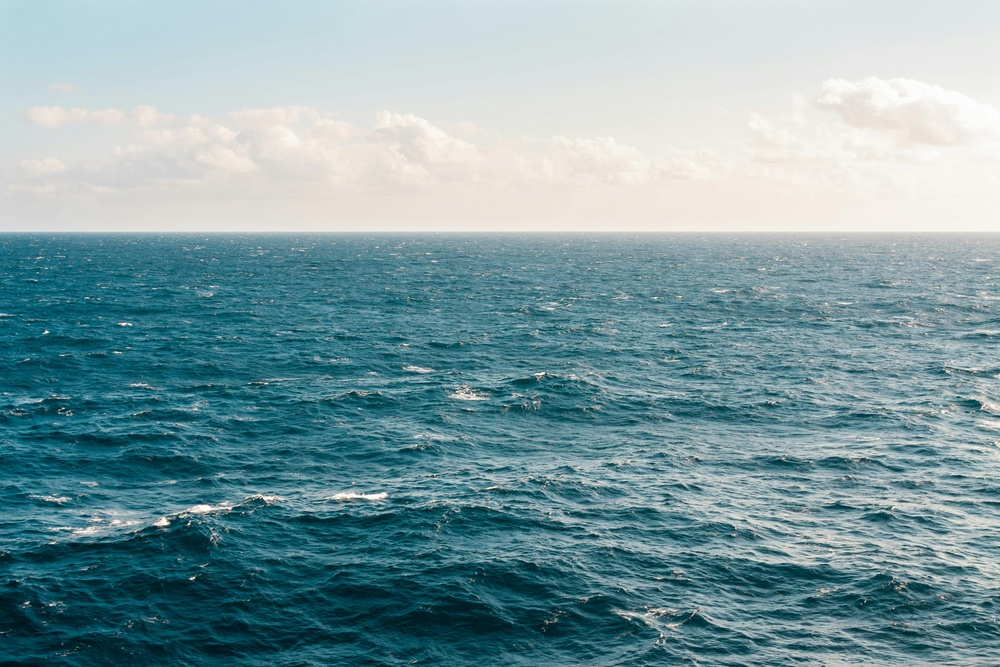
#> input picture HomeWork_02/Sea_03.jpg, 1000 x 667 px, shrunk from 3888 x 2592 before the run
$ python hw_02.py
#> lines starting #> are read from the running program, lines starting #| are printed output that depends on the picture
import cv2
import numpy as np
from matplotlib import pyplot as plt
plt.rcParams['figure.figsize'] = [15, 5]

# Load your image
img = cv2.imread('Sea_03.jpg')
#> img is the input picture: shape (667, 1000, 3); mean B, G, R 162.7, 157, 126.1
img = cv2.cvtColor(img, cv2.COLOR_BGR2RGB)

# Compute the mean values for all three color channels (red, green, blue)
mean_r = np.mean(img[:, :, 0])
#> mean_r = 126.1
mean_g = np.mean(img[:, :, 1])
#> mean_g = 157
mean_b = np.mean(img[:, :, 2])
#> mean_b = 162.7

# Compute the coefficients kr, kg, kb
# Note: there are 3 coefficients to compute but we only have 2 equations.
# Therefore, you have to make an assumption, fix the value of one of the
# coefficients and compute the remining two
# Hint: You can fix the coefficient of the brightest colour channel to 1.
if mean_r >= mean_g and mean_r >= mean_b:
    kr = 1.0
    kg = mean_g / mean_r
    kb = mean_r / mean_r
elif mean_g >= mean_r and mean_g >= mean_b:
    kr = mean_r / mean_g
    kg = 1.0
    kb = mean_b / mean_g
else:
    kr = mean_r / mean_b
#> kr = 0.775
    kg = mean_g / mean_b
#> kg = 0.965
    kb = 1.0

# Apply color balancing to generate the balanced image
balanced = np.zeros_like(img)
balanced[:, :, 0] = img[:, :, 0] * kr
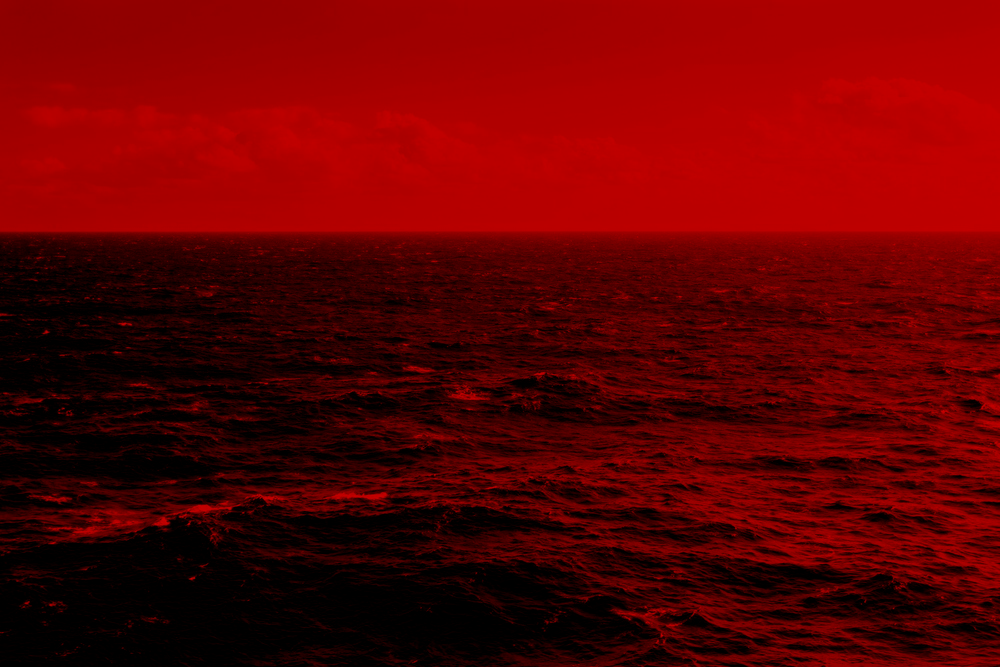
#> balanced: shape (667, 1000, 3); mean R, G, B 97.3, 0, 0
balanced[:, :, 1] = img[:, :, 1] * kg
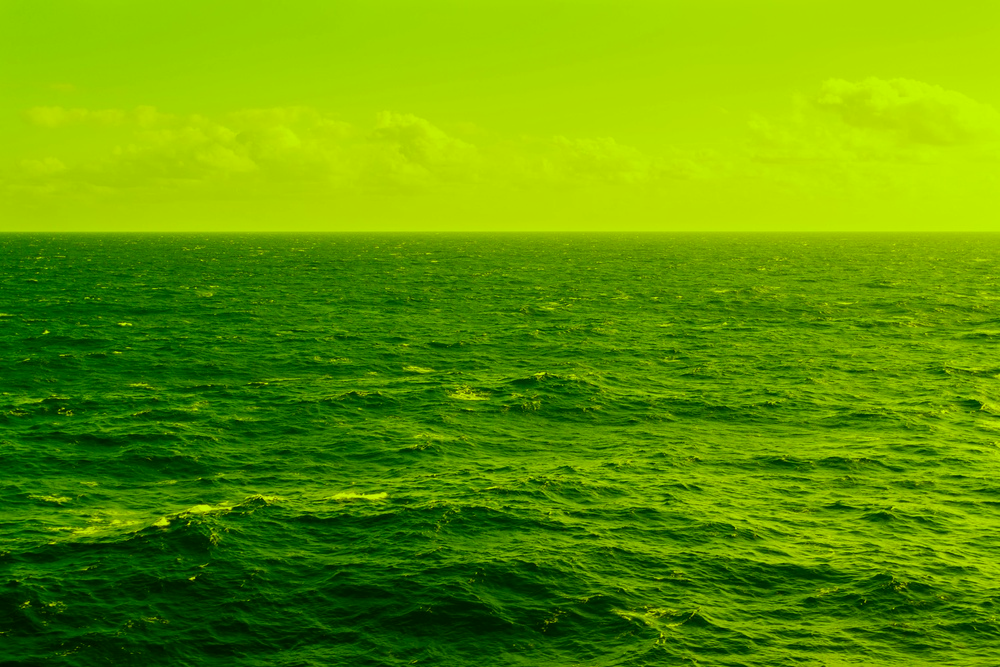
#> balanced: shape (667, 1000, 3); mean R, G, B 97.3, 151, 0
balanced[:, :, 2] = img[:, :, 2] * kb
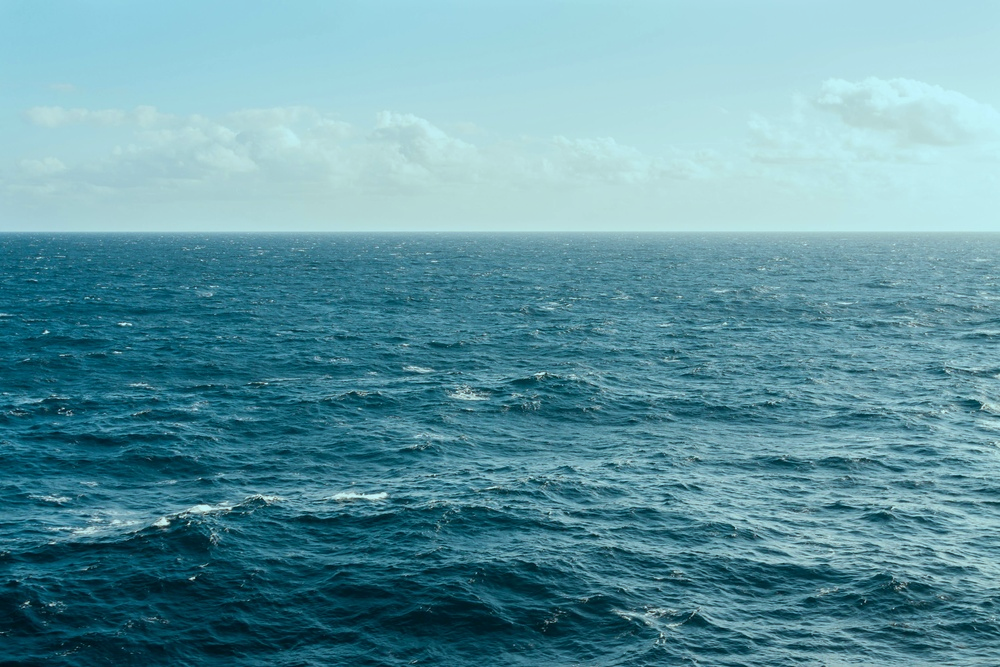
#> balanced: shape (667, 1000, 3); mean R, G, B 97.3, 151, 162.7

# Show the original and the balanced image side by side
plt.subplot(121), plt.imshow(img)
plt.subplot(122), plt.imshow(balanced)
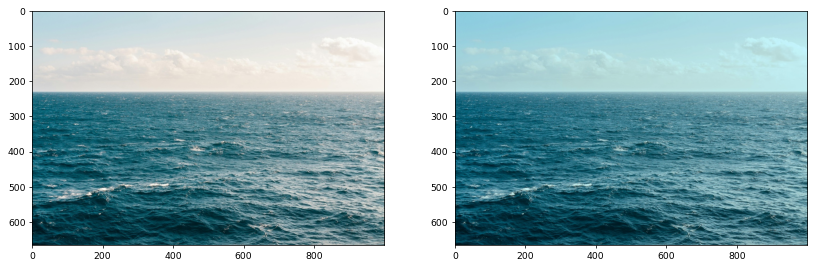
#> figure drawn by matplotlib, 2 panels

$ run again, with HomeWork_02/Sea_00.jpg copied over HomeWork_02/Sea_03.jpg
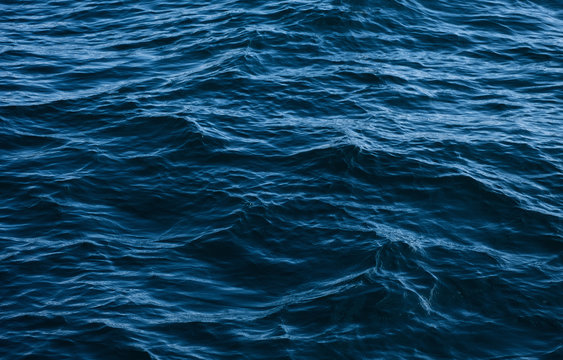
#> input picture HomeWork_02/Sea_00.jpg, 563 x 360 px
#> img is the input picture: shape (360, 563, 3); mean B, G, R 95.1, 65.4, 19.7
#> mean_r = 19.66
#> mean_g = 65.42
#> mean_b = 95.1
#> kr = 0.207
#> kg = 0.688
#> `balanced[:, :, 2] = img[:, :, 2] * kb`:
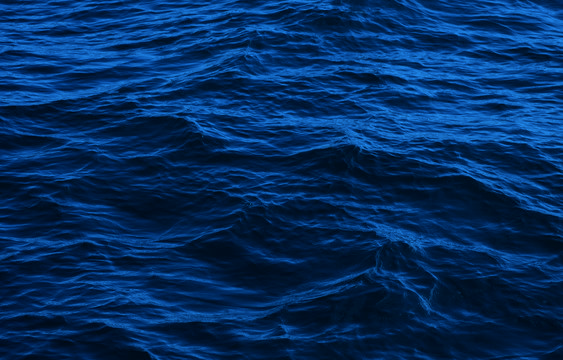
#> balanced: shape (360, 563, 3); mean R, G, B 3.7, 44.5, 95.1
#> `plt.subplot(122), plt.imshow(balanced)`:
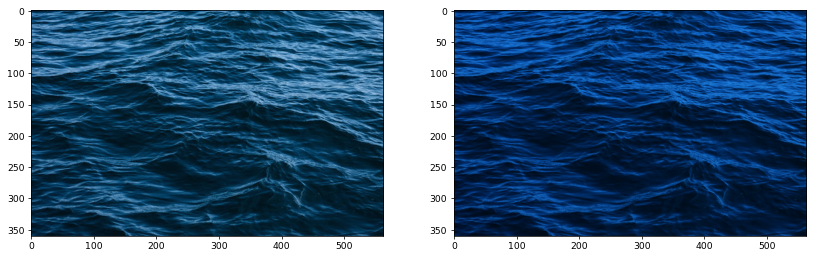
#> figure drawn by matplotlib, 2 panels

$ run again, with HomeWork_02/Sea_01.jpg copied over HomeWork_02/Sea_03.jpg
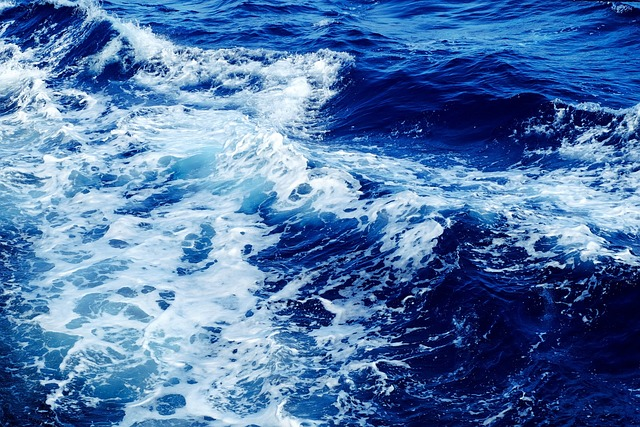
#> input picture HomeWork_02/Sea_01.jpg, 640 x 427 px
#> img is the input picture: shape (427, 640, 3); mean B, G, R 169, 119.2, 82.7
#> mean_r = 82.74
#> mean_g = 119.2
#> mean_b = 169
#> kr = 0.49
#> kg = 0.705
#> `balanced[:, :, 2] = img[:, :, 2] * kb`:
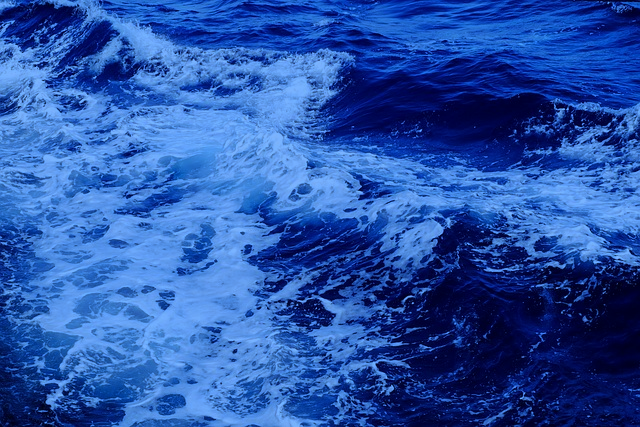
#> balanced: shape (427, 640, 3); mean R, G, B 40.1, 83.6, 169
#> `plt.subplot(122), plt.imshow(balanced)`:
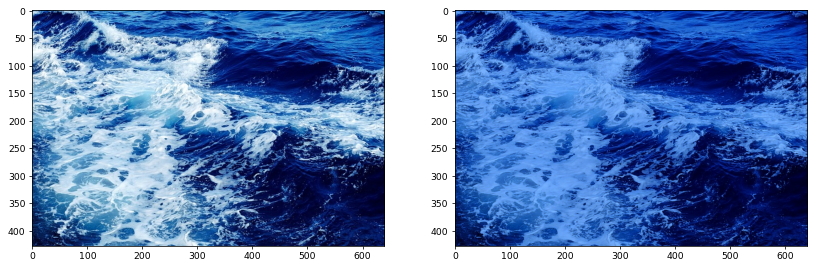
#> figure drawn by matplotlib, 2 panels

$ run again, with HomeWork_02/Sea_02.jpg copied over HomeWork_02/Sea_03.jpg
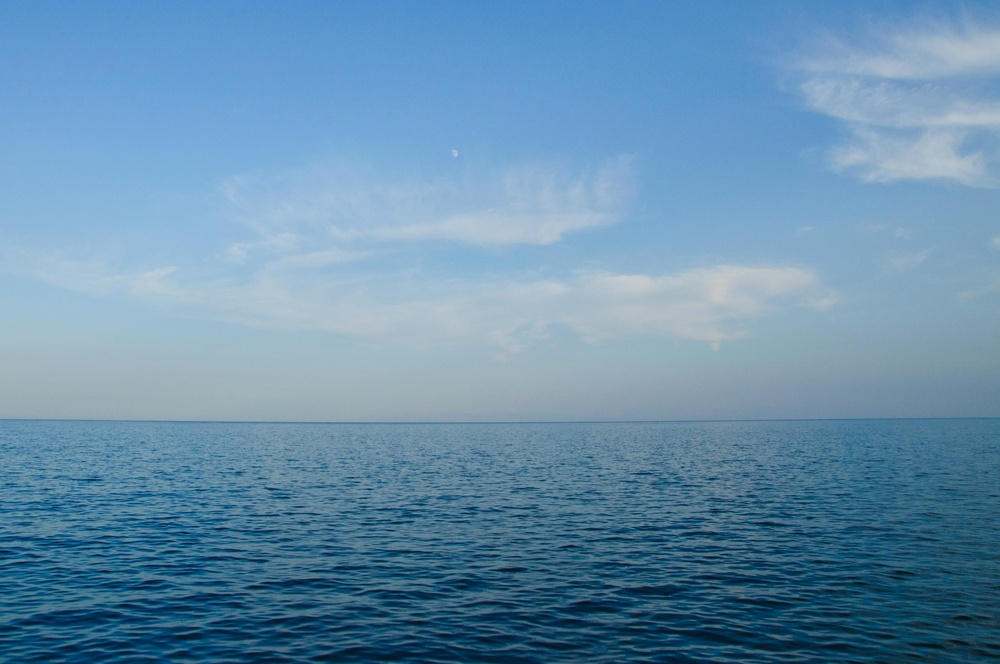
#> input picture HomeWork_02/Sea_02.jpg, 1000 x 664 px, shrunk from 3696 x 2455 before the run
#> img is the input picture: shape (664, 1000, 3); mean B, G, R 173, 143, 102
#> mean_r = 102
#> mean_g = 143
#> mean_b = 173
#> kr = 0.59
#> kg = 0.827
#> `balanced[:, :, 2] = img[:, :, 2] * kb`:
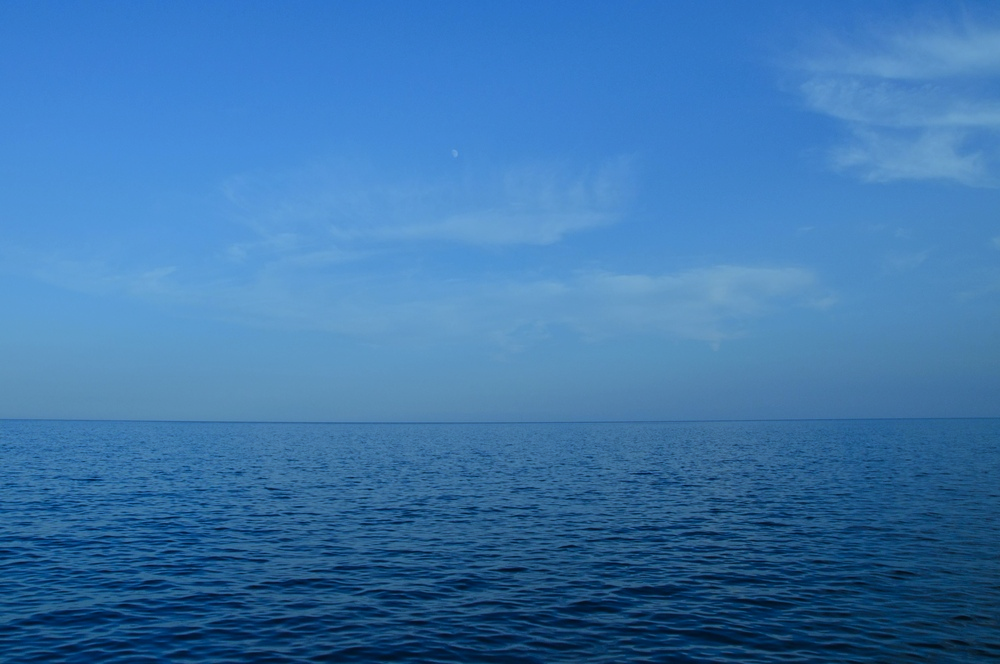
#> balanced: shape (664, 1000, 3); mean R, G, B 59.7, 117.8, 173
#> `plt.subplot(122), plt.imshow(balanced)`:
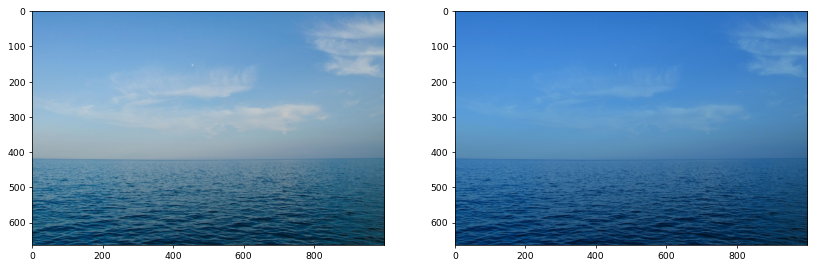
#> figure drawn by matplotlib, 2 panels
